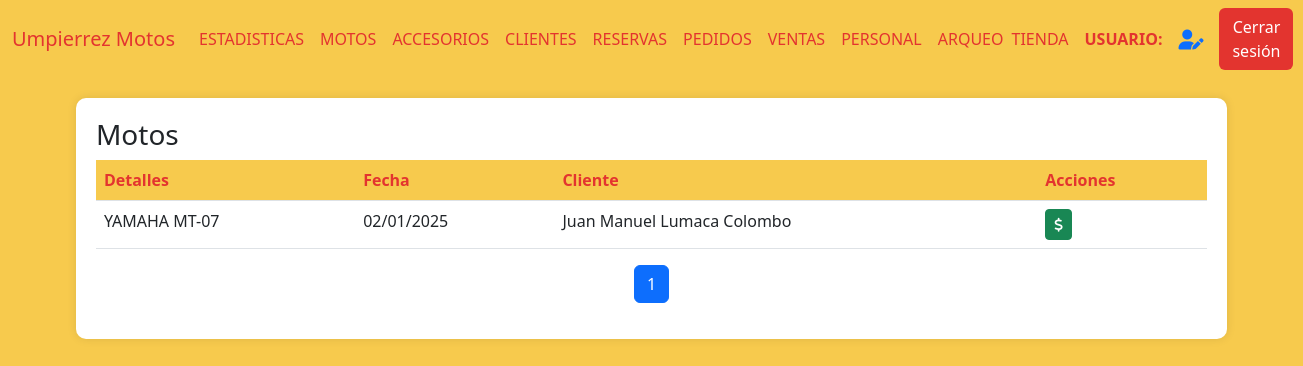
Page /reservas (signed in) on the earlier database version.
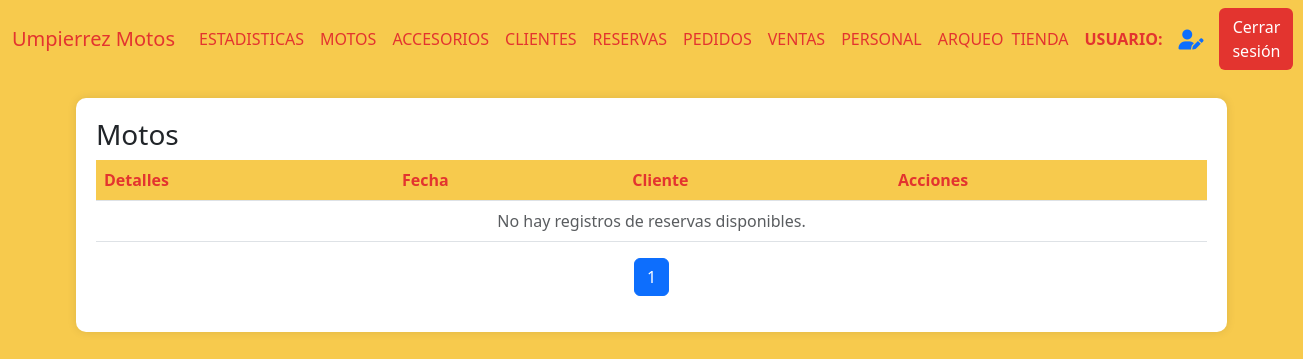
Same page on the later database version.
### AppUM/models.py (models this page shows)
class ComprasVentas(models.Model):
    moto = models.ForeignKey(Moto, related_name='moto_cliente', on_delete=models.CASCADE)
    cliente = models.ForeignKey(Cliente, related_name='cliente_moto', on_delete=models.CASCADE)
    fecha_compra = models.DateField()
    fotocopia_libreta = models.ImageField(null=True, blank=True, upload_to="documentacion/libretas/")
    compra_venta = models.FileField(null=True, blank=True, upload_to="documentacion/compra_venta/")
    certificado_venta = models.FileField(null=True, blank=True, upload_to="documentacion/certificado_venta/")
    tipo = models.CharField(max_length=20)
    forma_de_pago = models.TextField(null=True, blank=True)
    facturas = models.FileField(null=True, blank=True, upload_to="documentacion/facturas_motos/")
    class Meta:
        pass

### AppUM/decorators.py (the view)
    def _wrapped_view(request, *args, **kwargs):
        user = request.user
        if user.is_authenticated:
            usuario_consulta = Personal.objects.filter(usuario=user.username).first()
            if usuario_consulta:
                if Administrativo.objects.filter(personal_ptr_id=usuario_consulta.id,activo=1).exists():
                    return view_func(request, *args, **kwargs)
                else:
                    raise PermissionDenied
            else:
                return view_func(request, *args, **kwargs)
        else:
            return redirect('Login')  # Redirigir al login si no está autenticado

### AppUM/functions.py (called while the page is built)
def funcion_paginas_varias(req,instancia_model):
    paginator = Paginator(instancia_model, 5)  # 5 motos por página
    page_number = req.GET.get('page')  # Obtiene el número de página desde la URL
    page_obj = paginator.get_page(page_number)
    return page_obj

### AppUM/templates/perfil_administrativo/motos/reservas.html (shortened to what this page needs)
{% extends "perfil_administrativo/padre_perfil_administrativo.html" %}
{% load static %}
{% block contenidoQueCambia %}
<div class="table-container" id="inventarios">
    <h3>Motos</h3>
    <table class="table">
        <thead>
            <tr>
                <th>Detalles</th>
                <th>Fecha</th>
                <th>Cliente</th>
                <th>Acciones</th>
            </tr>
        </thead>
        <tbody>
            {% if page_obj %}
                {% for moto in page_obj %}
            <tr>
                <td>{{ moto.moto.moto__marca }} {{ moto.moto.moto__modelo }}</td>
                <td>{{ moto.moto.fecha_compra|date:"d/m/Y"}}</td>
                <td>{{ moto.moto.cliente__nombre }} {{ moto.moto.cliente__apellido }}</td>
                <td>
                    <a href="{% url 'MotoVentaForm' moto.moto.moto__id %}"><button class="btn btn-sm btn-success"><i class="fas fa-dollar-sign"></i></button></a>
                </td>
            </tr>
            {% endfor %}
            {% else %}
                <tr>
                    <td colspan="9" class="text-center text-muted">
                        No hay registros de reservas disponibles.
                    </td>
                </tr>
            {% endif %}
        </tbody>
    </table>
    <nav aria-label="Page navigation">
        <ul class="pagination justify-content-center">
            {% for num in page_obj.paginator.page_range %}
            <li class="page-item {% if page_obj.number == num %}active{% endif %}">
                <a class="page-link" href="?page={{ num }}">{{ num }}</a>
            </li>
            {% endfor %}
        </ul>
    </nav>
</div>
{% endblock %}

### AppUM/templates/perfil_administrativo/padre_perfil_administrativo.html (shortened to what this page needs)
<!DOCTYPE html>
<html lang="es">
<head>
    {% load static %}
    <link href="https://cdn.jsdelivr.net/npm/bootstrap@5.3.0/dist/css/bootstrap.min.css" rel="stylesheet">
    <link href="https://cdnjs.cloudflare.com/ajax/libs/font-awesome/6.0.0/css/all.min.css" rel="stylesheet">
    <link href="{% static 'css/styles.css' %}" rel="stylesheet" />
</head>
<body>
    <nav class="navbar navbar-expand-lg navbar-custom">
        <div class="container-fluid">
            <a class="navbar-brand" href="#">Umpierrez Motos</a>
            <div class="collapse navbar-collapse" id="navbarNav">
                <ul class="navbar-nav me-auto mb-2 mb-lg-0">
                    <li class="nav-item {% if active_page == 'Estadisticas' %}active{% endif %}">
                        <a class="nav-link" href="{% url 'Estadisticas' %}" onclick="">ESTADISTICAS</a>
                    </li>
                    <li class="nav-item {% if active_page == 'Motos' %}active{% endif %}">
                        <a class="nav-link" href="{% url 'Motos' %}" onclick="">MOTOS</a>
                    </li>
                    <li class="nav-item">
                        <a class="nav-link" href="{% url 'Accesorios' %}" onclick="">ACCESORIOS</a>
                    </li>
                    <li class="nav-item">
                        <a class="nav-link" href="{% url 'Clientes' %}" onclick="">CLIENTES</a>
                    </li>
                    <li class="nav-item">
                        <a class="nav-link" href="{% url 'Reservas' %}" onclick="">RESERVAS</a>
                    </li>
                    <li class="nav-item">
                        <a class="nav-link" href="{% url 'Pedidos' %}" onclick="">PEDIDOS</a>
                    </li>
                    <li class="nav-item">
                        <a class="nav-link" href="{% url 'Ventas' %}" onclick="">VENTAS</a>
                    </li>
                    <li class="nav-item">
                        <a class="nav-link" href="{% url 'Personal' %}" onclick="">PERSONAL</a>
                    </li>
                    <li class="nav-item">
                        <a class="nav-link" href="{% url 'Arqueos' %}" onclick="">ARQUEO</a>
                    </li>
                </ul>
                <div class="d-flex align-items-center">
                    <a href="{% url 'Tienda' %}" class="nav-link me-3">TIENDA</a>
                    <span class="navbar-text me-3">
                        <strong>USUARIO:</strong> {{ request.user.first_name }}
                    </span>
                    <a href="{% url 'EditarUsuario' %}" class="me-3" title="Editar Perfil">
                        <i class="fas fa-user-edit fa-lg"></i>
                    </a>
                    <a href="{% url 'CerrarSesion' %}">
                        <button class="btn btn-logout">Cerrar sesión</button>
                    </a>
                </div>
            </div>
        </div>
    </nav>
    <div class="container-fluid" id="content">
        {% block contenidoQueCambia %}
        {% endblock %}
    </div>
</body>
</html>

### AppUM/static/css/styles.css (style rules this page uses)
body { background-color: #f7ca4d; }
.navbar-custom { background-color: #f7ca4d; }
.navbar-brand, .nav-link, .navbar-text { color: #e3342f !important; }
.btn-logout { background-color: #e3342f; color: #fff; }
.table-container { background-color: #fff; border-radius: 10px; padding: 20px; box-shadow: 0px 0px 10px rgba(0, 0, 0, 0.1); margin: 20px auto; max-width: 90%; }
.table th { background-color: #f7ca4d; color: #e3342f; }

Differences in the rows shown:
removed ComprasVentas: moto.moto__marca "YAMAHA", moto.moto__modelo "MT-07", moto.fecha_compra "02/01/2025", moto.cliente__nombre "Juan Manuel", moto.cliente__apellido "Lumaca Colombo"
Other differences:
text now shown: "No hay registros de reservas disponibles."
